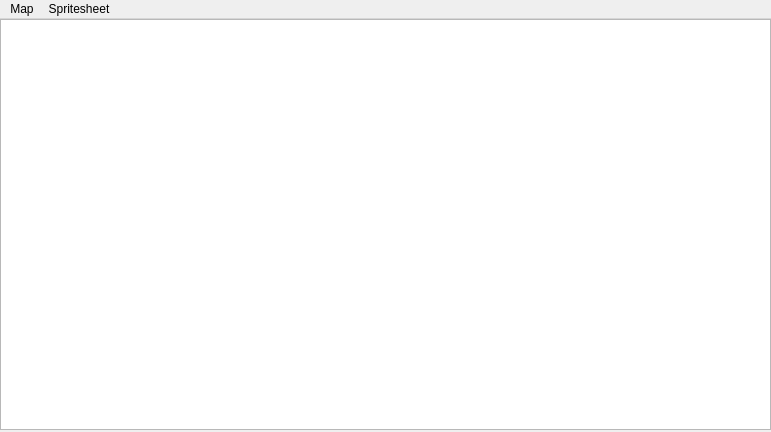
<?xml version="1.0" encoding="UTF-8"?>
<ui version="4.0">
 <class>MainWindow</class>
 <widget class="QMainWindow" name="MainWindow">
  <property name="geometry">
   <rect>
    <x>0</x>
    <y>0</y>
    <width>771</width>
    <height>432</height>
   </rect>
  </property>
  <property name="sizePolicy">
   <sizepolicy hsizetype="Fixed" vsizetype="Fixed">
    <horstretch>0</horstretch>
    <verstretch>0</verstretch>
   </sizepolicy>
  </property>
  <property name="maximumSize">
   <size>
    <width>771</width>
    <height>16777215</height>
   </size>
  </property>
  <property name="windowTitle">
   <string>MainWindow</string>
  </property>
  <widget class="QWidget" name="centralWidget">
   <widget class="QTableView" name="tableView">
    <property name="enabled">
     <bool>true</bool>
    </property>
    <property name="geometry">
     <rect>
      <x>0</x>
      <y>0</y>
      <width>771</width>
      <height>411</height>
     </rect>
    </property>
    <property name="showDropIndicator" stdset="0">
     <bool>false</bool>
    </property>
    <property name="iconSize">
     <size>
      <width>16</width>
      <height>16</height>
     </size>
    </property>
    <property name="gridStyle">
     <enum>Qt::DashLine</enum>
    </property>
   </widget>
  </widget>
  <widget class="QMenuBar" name="menuBar">
   <property name="geometry">
    <rect>
     <x>0</x>
     <y>0</y>
     <width>771</width>
     <height>24</height>
    </rect>
   </property>
   <widget class="QMenu" name="menuFile">
    <property name="title">
     <string>Map</string>
    </property>
    <addaction name="actionOpen_Image"/>
    <addaction name="separator"/>
    <addaction name="actionSave_map"/>
    <addaction name="actionSave_Sheet"/>
   </widget>
   <widget class="QMenu" name="menuSpritesheet">
    <property name="title">
     <string>Spritesheet</string>
    </property>
    <addaction name="actionOpen"/>
   </widget>
   <addaction name="menuFile"/>
   <addaction name="menuSpritesheet"/>
  </widget>
  <action name="actionSave_map">
   <property name="text">
    <string>Save map</string>
   </property>
  </action>
  <action name="actionSave_Sheet">
   <property name="text">
    <string>Save Sheet</string>
   </property>
  </action>
  <action name="actionOpen_Image">
   <property name="text">
    <string>Open Image</string>
   </property>
  </action>
  <action name="actionOpen">
   <property name="text">
    <string>Open File</string>
   </property>
  </action>
 </widget>
 <layoutdefault spacing="6" margin="11"/>
 <resources/>
 <connections/>
</ui>
